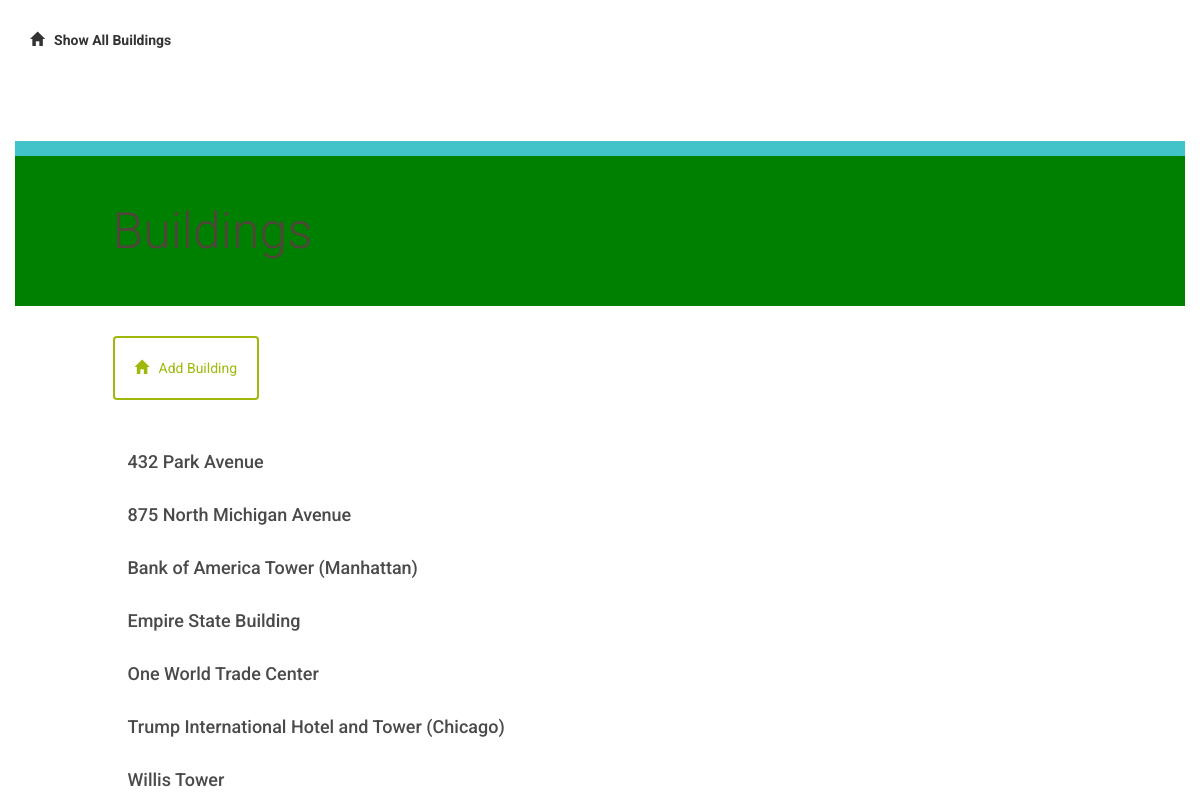
The app's page /buildingcatalog/North America/United States of America/building/ with its own data.
### database_setup.py (models this page shows, shortened)
class BuildingInfo(Base):
    __tablename__ = 'building_info'
    name = Column(String(80), nullable=False)
    id = Column(Integer, primary_key=True)
    description = Column(String(1000))
    year_completed = Column(String(8))
    architect = Column(String(250))
    continent = Column(String(50))
    country = Column(String(250))
    style = Column(String(250))
    height = Column(Integer)
    floors = Column(Integer)
    tallest_world = Column(Boolean, default=False)
    tallest_continent = Column(Boolean, default=False)
    tallest_country = Column(Boolean, default=False)
    building_id = Column(Integer, ForeignKey('building.id'))
    building = relationship(Building)
    user_id = Column(Integer, ForeignKey('user.id'))
    user = relationship(User)

### finalproject.py (the view)
@app.route('/buildingcatalog/<string:continent>/<string:country>/building/')
def showBuildings(continent, country):
    buildings = session.query(BuildingInfo).filter(BuildingInfo.continent==continent, BuildingInfo.country==country).order_by(asc(BuildingInfo.name))
    return render_template('buildings.html', buildings=buildings)

### templates/buildings.html (shortened to what this page needs)
<!DOCTYPE html>
{% extends "main.html" %}
{% block content %}
{% include "header.html" %}
	<div class="row top-menu">
		<div class="col-md-10"></div>
		<div class="col-md-2 text-right">
					</div>
	</div>
	<div class="row divider blue">
		<div class="col-md-12"></div>
	</div>
	<div class="row banner main">
		<div class="col-md-1"></div>
		<div class="col-md-11 padding-none">
			<h1>Buildings</h1>
		</div>
	</div>
	<div class="row padding-top padding-bottom">
		<div class="col-md-1"></div>
		<div class="col-md-10 padding-none">
			<a href="{{url_for('newBuilding')}}">
				<button class="btn btn-default" id="new-building">
					<span class="glyphicon glyphicon-home" aria-hidden="true"></span>Add Building
				</button>
			</a>
		</div>
		<div class="col-md-1"></div>
	</div>
	{% for building in buildings %}
		<a href = "{{url_for('showInfo', building_name = building.name)}}">
			<div class="row">
				<div class="col-md-1"></div>
					<div class="col-md-10 building-list">
						<h3>{{building.name}}</h3>
					</div>
				<div class="col-md-1"></div>
			</div>
		</a>
	{% endfor %}
{% endblock %}

### static/styles.css (style rules this page uses)
* { font-family: "Helvetica Neue Bold", Roboto, Helvetica, Arial, sans-serif; font-weight: 700; }
h1 { font-family: "Helvetica Neue Light", Roboto, Helvetica, Arial, sans-serif; font-size: 50px; color: #51453B; line-height: 60px; font-weight: 300; }
h3 { font-size: 18px; color: #4A4A4A; line-height: 23px; }
a { font-size: 14px; color: #0093B9; line-height: 17px; }
.padding-top { padding-top: 30px; }
.padding-bottom { padding-bottom: 30px; }
.padding-none { padding: 0; }
.btn { padding: 20px; margin: 0; border-color: #9FB80A; border-width: 2px; color: #9FB80A;; }
.glyphicon { margin-right: 10px; }
.top-menu { padding-top: 30px; padding-bottom: 30px; }
.divider { height: 15px; }
.divider.blue { background-color: #42C3C9; }
.banner.main { height: 150px; background-position: right; background-repeat: no-repeat; background-size: cover; }
.row.banner.main { background-color: green; }
.banner h1 { margin: 45px 0; }

### records on screen
BuildingInfo: name "432 Park Avenue"
BuildingInfo: name "875 North Michigan Avenue"
BuildingInfo: name "Bank of America Tower (Manhattan)"
BuildingInfo: name "Empire State Building"
BuildingInfo: name "One World Trade Center"
BuildingInfo: name "Trump International Hotel and Tower (Chicago)"
BuildingInfo: name "Willis Tower"
